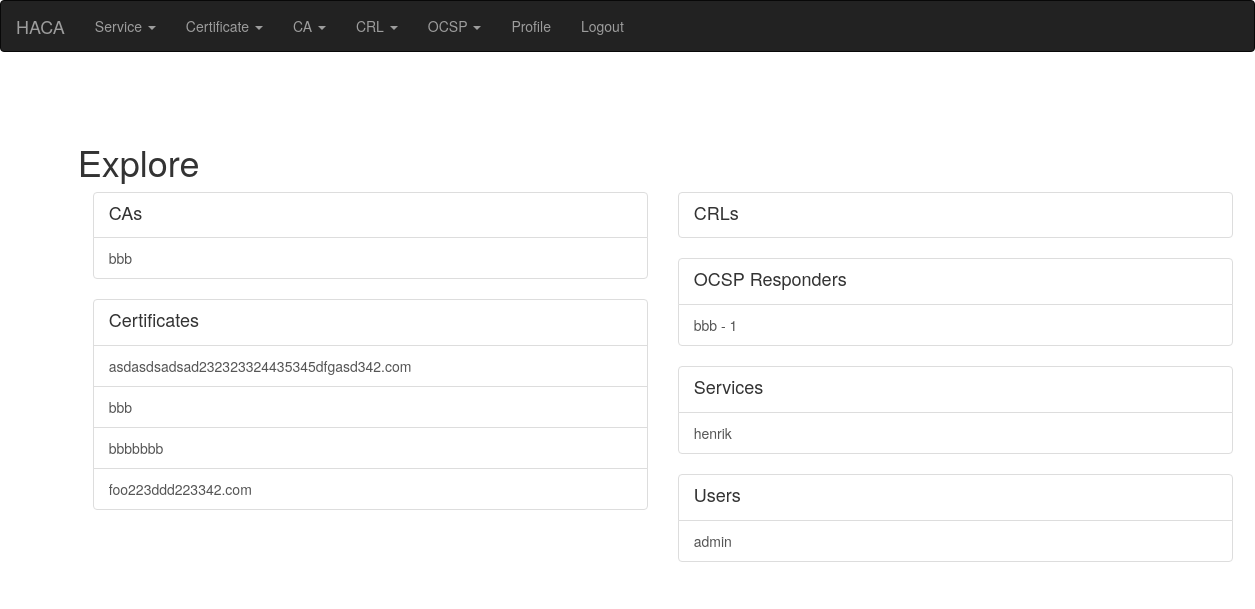
The page / (signed in) on the database as committed earlier.
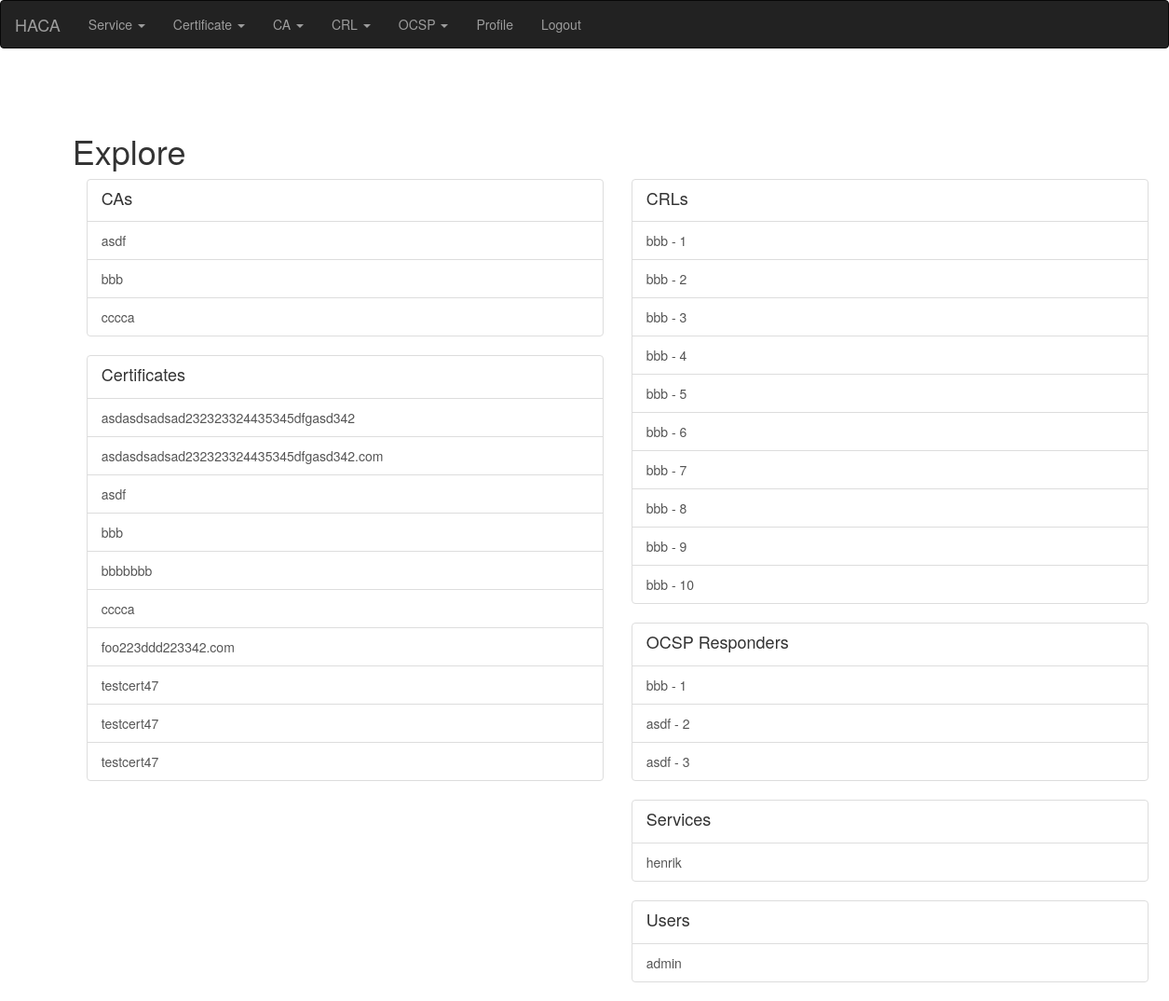
The same page on the database as committed later.
### app/modules/ca/models.py (models this page shows, shortened)
class CertificationAuthority(PaginatedAPIMixin, db.Model):
    __tablename__ = "certification_authority"
    __searchable__ = ['name', 'comment']
    id = db.Column(db.Integer, primary_key=True)
    name = db.Column(db.String(2000))
    certificate = db.relationship('Certificate', foreign_keys='CertificationAuthority.certificate_id')
    certificate_id = db.Column(db.Integer, db.ForeignKey('certificate.id'))
    ca = db.relationship('CertificationAuthority', foreign_keys='CertificationAuthority.ca_id')
    ca_id = db.Column(db.Integer, db.ForeignKey('certification_authority.id'))
    keys = db.relationship('Keys')
    keys_id = db.Column(db.Integer, db.ForeignKey('keys.id'))
    service = db.relationship('Service')
    service_id = db.Column(db.Integer, db.ForeignKey('service.id'))
    approval = db.Column(db.Integer)
    comment = db.Column(db.String(2000))
    crl_cdp = db.Column(db.String(2000))
    ocsp_url = db.Column(db.String(2000))

### app/modules/certificate/models.py (models this page shows, shortened)
class Certificate(PaginatedAPIMixin, db.Model):
    __tablename__ = "certificate"
    __searchable__ = ['name', 'comment', 'status', 'serial']
    id = db.Column(db.Integer, primary_key=True)
    name = db.Column(db.String(255))
    userid = db.Column(db.String(255))
    serial = db.Column(db.String(255))
    orgunit = db.Column(db.String(255))
    org = db.Column(db.String(255))
    country = db.Column(db.String(255))
    sandns = db.Column(db.String(4000))
    ca = db.relationship('CertificationAuthority', foreign_keys='Certificate.ca_id')
    ca_id = db.Column(db.Integer, db.ForeignKey('certification_authority.id'))
    service = db.relationship('Service')
    service_id = db.Column(db.Integer, db.ForeignKey('service.id'))
    validity_start = db.Column(db.DateTime)
    validity_end = db.Column(db.DateTime)
    cert = db.Column(db.String(2000))
    certserialnumber = db.Column(db.String(100))
    cert_obj = x509
    status = db.Column(db.String(140))
    revocation_time = db.Column(db.DateTime)
    comment = db.Column(db.String(2000))

### app/modules/ocsp/models.py (models this page shows, shortened)
class Ocsp(PaginatedAPIMixin, db.Model):
    __tablename__ = "ocsp"
    __searchable__ = ['name', 'status', 'comment']
    id = db.Column(db.Integer, primary_key=True)
    name = db.Column(db.String(140), unique=True)
    userid = db.Column(db.String(255))
    serial = db.Column(db.String(255))
    orgunit = db.Column(db.String(255))
    org = db.Column(db.String(255))
    country = db.Column(db.String(255))
    sandns = db.Column(db.String(4000))
    ca = db.relationship('CertificationAuthority', foreign_keys='Ocsp.ca_id')
    ca_id = db.Column(db.Integer, db.ForeignKey('certification_authority.id'))
    keys = db.relationship('Keys')
    keys_id = db.Column(db.Integer, db.ForeignKey('keys.id'))
    cert = db.Column(db.String(2000))
    validity_start = db.Column(db.DateTime)
    validity_end = db.Column(db.DateTime)
    status = db.Column(db.String(20))
    comment = db.Column(db.String(255))

### app/main/models.py (models this page shows, shortened)
class PaginatedAPIMixin(object):
    @staticmethod
    def to_collection_dict(query, page, per_page, endpoint, **kwargs):
        resources = query.paginate(page, per_page, False)
        print("page: %s per_page: %s endpoint %s" % (page, per_page, endpoint))
        data = {
            'items': [item.to_dict() for item in resources.items],
            '_meta': {
                'page': page,
                'per_page': per_page,
                'total_pages': resources.pages,
                'total_items': resources.total
            },
            '_links': {
                'self': url_for(endpoint, id=id, page=page, per_page=per_page,
                                **kwargs),
                'next': url_for(endpoint, id=id, page=page + 1, per_page=per_page,
                                **kwargs) if resources.has_next else None,
                'prev': url_for(endpoint, id=id, page=page - 1, per_page=per_page,
                                **kwargs) if resources.has_prev else None
            }
        }
        return data

class Service(PaginatedAPIMixin, db.Model):
    __tablename__ = "service"
    __searchable__ = ['name']
    id = db.Column(db.Integer, primary_key=True)
    name = db.Column(db.String(140), unique=True)
    updated = db.Column(db.DateTime, index=True, default=datetime.utcnow)
    color = db.Column(db.String(140))
    users = db.relationship('User', secondary=service_user)
    manager = db.relationship('User', foreign_keys='Service.manager_id')
    manager_id = db.Column(db.Integer, db.ForeignKey('user.id'))

class User(PaginatedAPIMixin, UserMixin, db.Model):
    __tablename__ = "user"
    __searchable__ = ['username', 'email', 'about_me']
    id = db.Column(db.Integer, primary_key=True)
    username = db.Column(db.String(64), index=True, unique=True)
    email = db.Column(db.String(120), index=True, unique=True)
    password_hash = db.Column(db.String(128))
    about_me = db.Column(db.String(140))
    last_seen = db.Column(db.DateTime, default=datetime.utcnow)
    api_key = db.Column(db.String(32), index=True, unique=True)
    token = db.Column(db.String(32), index=True, unique=True)
    token_expiration = db.Column(db.DateTime)
    role = db.Column(db.String(140))
    active = db.Column(db.Integer)

### app/modules/crl/models.py (models this page shows, shortened)
class Crl(PaginatedAPIMixin, db.Model):
    __tablename__ = "crl"
    __searchable__ = []
    id = db.Column(db.Integer, primary_key=True)
    ca = db.relationship('CertificationAuthority', foreign_keys='Crl.ca_id')
    ca_id = db.Column(db.Integer, db.ForeignKey('certification_authority.id'))
    crl = CertificateRevocationList
    validity_start = db.Column(db.DateTime)
    validity_end = db.Column(db.DateTime)
    pem = db.Column(db.String(2000))

### app/main/routes.py (the view)
@bp.route('/', methods=['GET', 'POST'])
@login_required
def index():
    users = User.query.order_by(User.username).limit(10)
    services = Service.query.order_by(Service.name).limit(10)
    certificates = Certificate.query.order_by(Certificate.name).limit(10)
    cas = CertificationAuthority.query.order_by(CertificationAuthority.name).limit(10)
    crls = Crl.query.order_by(Crl.id).limit(10)
    ocsps = Ocsp.query.order_by(Ocsp.id).limit(10)
    return render_template('index.html', title=_('Explore'),
                           services=services, users=users,
                           certificates=certificates,
                           crls=crls, cas=cas,
                           ocsps=ocsps)

### app/main/models.py (called while the page is built)
@login.user_loader
def load_user(id):
    print(f'regular user loaded for login userid: {id}')
    return User.query.get(int(id))

### app/main/routes.py (called while the page is built)
@bp.before_app_request
def before_request():
    if current_user.is_authenticated:
        current_user.last_seen = datetime.utcnow()
        db.session.commit()
    g.locale = str(get_locale())

### app/templates/index.html
{% extends "base.html" %}
{% import 'bootstrap/wtf.html' as wtf %}
{% block app_content %}
    <div class="container">
      <div class="row">
        <div class="col-sm-6">
    {% if cas %}
      <div class="list-group">
        <a href="{{ url_for('main.ca_list')}}" class="list-group-item">
          <h4 class="list-group-item-heading">{{_('CAs')}}</h4>
        </a>
        {% for ca in cas %}
          <a href="{{ url_for('main.ca_edit', id=ca.id) }}" class="list-group-item">
            {{ca.name}}
          </a>
        {% endfor %}
      </div>
    {% endif %}
    {% if certificates %}
      <div class="list-group">
        <a href="{{ url_for('main.cert_list')}}" class="list-group-item">
          <h4 class="list-group-item-heading">{{_('Certificates')}}</h4>
        </a>
        {% for cert in certificates %}
          <a href="{{ url_for('main.cert_view', id=cert.id) }}" class="list-group-item">
            {{cert.name}}
          </a>
        {% endfor %}
      </div>
    {% endif %}
    </div>
    <div class="col-sm-6">
    {% if crls %}
          <div class="list-group">
            <a href="{{ url_for('main.crl_list')}}" class="list-group-item">
              <h4 class="list-group-item-heading">{{_('CRLs')}}</h4>
            </a>
            {% for crl in crls %}
              <a href="{{ url_for('main.crl_info', id=crl.id) }}" class="list-group-item">
                {{crl.ca.name}} - {{crl.id}}
              </a>
            {% endfor %}
          </div>
    {% endif %}
    {% if ocsps %}
          <div class="list-group">
            <a href="{{ url_for('main.crl_list')}}" class="list-group-item">
              <h4 class="list-group-item-heading">{{_('OCSP Responders')}}</h4>
            </a>
            {% for ocsp in ocsps %}
              <a href="{{ url_for('main.ocsp_info', id=ocsp.id) }}" class="list-group-item">
                {{ocsp.ca.name}} - {{ocsp.id}}
              </a>
            {% endfor %}
          </div>
    {% endif %}
    {% if services %}
      <div class="list-group">
        <a href="{{ url_for('main.service_list')}}" class="list-group-item">
          <h4 class="list-group-item-heading">{{_('Services')}}</h4>
        </a>
        {% for serv in services %}
          <a href="{{ url_for('main.service_edit', server=serv.id) }}" class="list-group-item">
            {{serv.name}}
          </a>
        {% endfor %}
      </div>
    {% endif %}
    {% if users %}
    <div class="list-group">
          <a href="{{ url_for('main.user_list')}}" class="list-group-item">
          <h4 class="list-group-item-heading">{{_('Users')}}</h4>
          </a>
          {% for u in users %}
            <a href="{{ url_for('main.user', username=u.username) }}" class="list-group-item">
              {{u.username}}
            </a>
          {% endfor %}
      </div>
    {% endif %}
  </div>
</div>
{% endblock %}

Rows that differ between the two databases and show on the page:
added CertificationAuthority: name "asdf"
added CertificationAuthority: name "cccca"
added Certificate: name "asdasdsadsad232323324435345dfgasd342"
added Certificate: name "asdf"
added Certificate: name "cccca"
added Certificate: name "testcert47"
added Certificate: name "testcert47"
added Certificate: name "testcert47"
added Crl: ca.name "bbb", id "1"
added Crl: ca.name "bbb", id "2"
added Crl: ca.name "bbb", id "3"
added Crl: ca.name "bbb", id "4"
added Crl: ca.name "bbb", id "5"
added Crl: ca.name "bbb", id "6"
added Crl: ca.name "bbb", id "7"
added Crl: ca.name "bbb", id "8"
added Crl: ca.name "bbb", id "9"
added Crl: ca.name "bbb", id "10"
added Ocsp: ca.name "asdf", id "2"
added Ocsp: ca.name "asdf", id "3"
